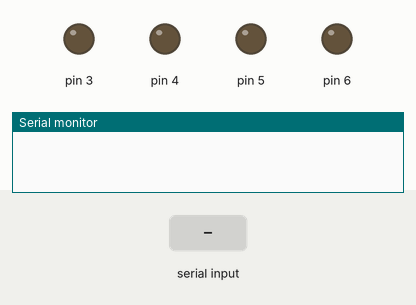
A sketch run on a simulated Arduino Uno, built with avr-gcc and run on an emulated ATmega328P. Parts: output pins drawn as LEDs (lit = HIGH), the last lines printed to the serial monitor. The inputs (shaded band) are chosen by the test bench.

Above: at 1.2 s.
1.3 s: "*forward#" received over Serial
At 2.0 s:
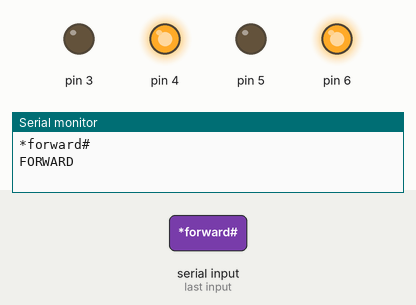
2.8 s: "*back#" received over Serial
At 3.3 s:
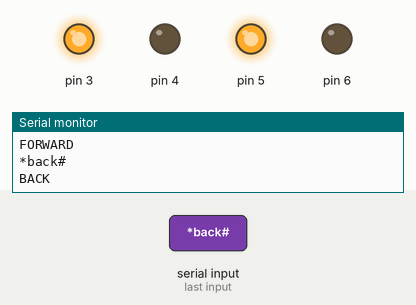
4.3 s: "*left#" received over Serial
At 5.5 s:
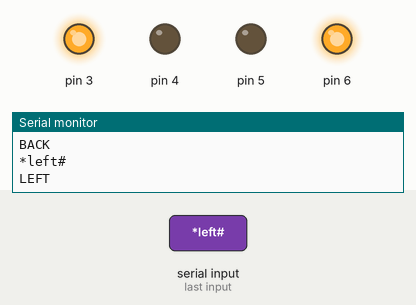
5.8 s: "*right#" received over Serial
At 7.1 s:
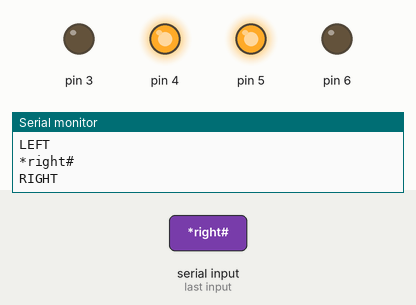
Timing chart, 0 to 8.3 s (numbered marks = the images above; inputs shaded):
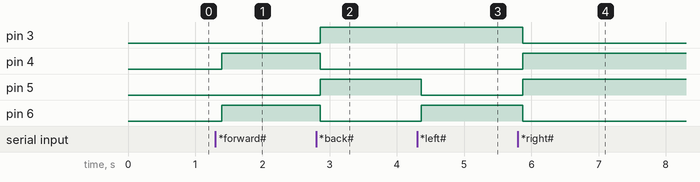

Measured:
- after the input at 1.3 s, pin 4, pin 6: LOW → HIGH after 0.09 s
- after the input at 2.8 s, pin 3, pin 5: LOW → HIGH after 0.06 s; pin 4, pin 6: HIGH → LOW after 0.06 s
- after the input at 4.3 s, pin 5: HIGH → LOW after 0.06 s; pin 6: LOW → HIGH after 0.06 s
- after the input at 5.8 s, pin 3, pin 6: HIGH → LOW after 0.07 s; pin 4, pin 5: LOW → HIGH after 0.07 s

The sketch:

arduinocode.ino
```cpp
String readvoice;

void setup() {

 Serial.begin(9600);
  pinMode(6, OUTPUT);
  pinMode(5, OUTPUT);
  pinMode(4, OUTPUT);
  pinMode(3, OUTPUT);

}
//-----------------------------------------------------------------------//
void loop() {
  while (Serial.available()){  //Check if there is an available byte to read
  delay(10); //Delay added to make thing stable
  char c = Serial.read(); //Conduct a serial read
  readvoice += c; //build the string- "forward", "reverse", "left" and "right"
  }
  if (readvoice.length() > 0) {
    Serial.println(readvoice);

  if(readvoice == "*forward#")
  {
    digitalWrite(6, HIGH);
    digitalWrite (4, HIGH);
    digitalWrite(5,LOW);
    digitalWrite(3,LOW);
    delay(100);
    Serial.println("FORWARD");
  }

  else if(readvoice == "*back#")
  {
    digitalWrite(6, LOW);
    digitalWrite(4, LOW);
    digitalWrite(5, HIGH);
    digitalWrite(3,HIGH);
    delay(100);
    Serial.println("BACK");
  }

  else if (readvoice == "*left#")
  {
    digitalWrite (6,HIGH);
    digitalWrite (5,LOW);
    digitalWrite (4,LOW);
    digitalWrite (3,HIGH);
    delay (100);
    Serial.println("LEFT");

  }

 else if ( readvoice == "*right#")
 {
   digitalWrite (6, LOW);
   digitalWrite (5, HIGH);
   digitalWrite (4, HIGH);
   digitalWrite (3, LOW);
   delay (100);
   Serial.println("RIGHT");
 }

 else if (readvoice == "*library#")
 {
   digitalWrite (6, LOW);
   digitalWrite (4, LOW);
   digitalWrite (5, LOW);
   digitalWrite (3, LOW);
   delay (100);
   Serial.println("library");
 }
 else if (readvoice == "*auditorium#")
 {
   digitalWrite (6, LOW);
   digitalWrite (4, LOW);
   digitalWrite (3, LOW);
   digitalWrite (5, LOW);
   delay (100);
   Serial.println("Auditorium");
 }

 else if (readvoice == "*stop#")
 {
   digitalWrite (6, LOW);
   digitalWrite (5, LOW);
   digitalWrite (4, LOW);
   digitalWrite (3, LOW);
   delay (100);
   Serial.println("STOP");
 }


readvoice="";}} //Reset the variable
```
